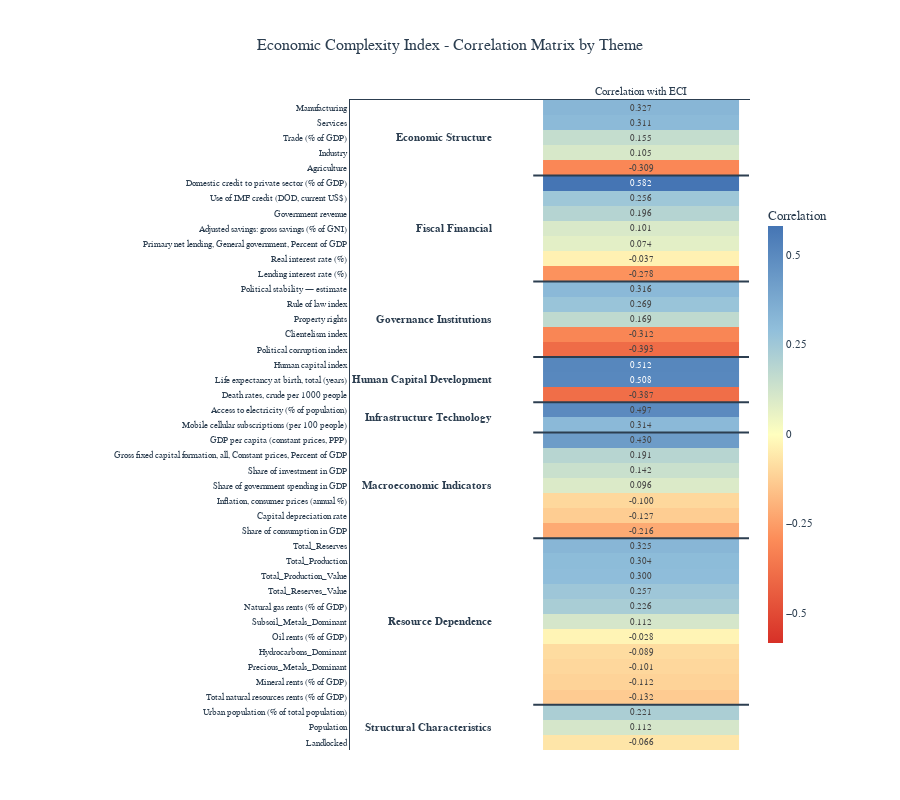

The cell this chart's notebook holds for it:
### Code cell
# Create the heatmap
fig, corr_data = create_eci_correlation_heatmap(high_resource_countries_df, variable_groups)
fig.show()

# Print summary statistics
print("\nCorrelation Summary by Theme:")
print(corr_data.groupby('Theme')['Correlation'].agg(['mean', 'min', 'max']).round(3))

print("\n\nTop 10 Positive Correlations with ECI:")
print(corr_data.nlargest(10, 'Correlation')[['Variable', 'Theme', 'Correlation']].to_string(index=False))

print("\n\nTop 10 Negative Correlations with ECI:")
print(corr_data.nsmallest(10, 'Correlation')[['Variable', 'Theme', 'Correlation']].to_string(index=False))

fig.write_html('C:/Users/emili/OneDrive/Documentos/LSE MPA DSPP/AT 2025/Capstone/Descriptive Statistics/eci_correlation_heatmap.html')

### Figure 1 — Plotly figure (JSON) as saved in the notebook; plotly's stock layout.template omitted (floating-point values rounded to 4 significant figures)
{"data": [{"colorbar": {"dtick": 0.25, "len": 0.7, "thickness": 15, "tick0": -1, "tickmode": "linear", "title": {"text": "Correlation"}}, "colorscale": [[0, "#D73027"], [0.25, "#FC8D59"], [0.5, "#FFFFBF"], [0.75, "#91BFDB"], [1, "#4575B4"]], "hovertemplate": "<b>%{y}</b><br>Correlation: %{z:.3f}<extra></extra>", "text": [[0.3271], [0.3113], [0.155], [0.1054], [-0.3093], [0.5816], [0.2557], [0.1964], [0.1009], [0.0741], [-0.03688], [-0.278], [0.3156], [0.2686], [0.1687], [-0.3119], [-0.3933], [0.5123], [0.5076], [-0.3873], [0.4973], [0.3135], [0.4299], [0.1914], [0.1417], [0.09621], [-0.09957], [-0.1271], [-0.2156], [0.3255], [0.3044], [0.3003], [0.2574], [0.2264], [0.1119], [-0.02768], [-0.08943], [-0.1009], [-0.1121], [-0.1322], [0.221], [0.1118], [-0.06576]], "textfont": {"size": 9}, "texttemplate": "%{text:.3f}", "type": "heatmap", "x": ["Correlation with ECI"], "y": ["Manufacturing", "Services", "Trade (% of GDP)", "Industry", "Agriculture", "Domestic credit to private sector (% of GDP)", "Use of IMF credit (DOD, current US$)", "Government revenue", "Adjusted savings: gross savings (% of GNI)", "Primary net lending, General government, Percent of GDP", "Real interest rate (%)", "Lending interest rate (%)", "Political stability — estimate", "Rule of law index", "Property rights", "Clientelism index", "Political corruption index", "Human capital index", "Life expectancy at birth, total (years)", "Death rates, crude per 1000 people", "Access to electricity (% of population)", "Mobile cellular subscriptions (per 100 people)", "GDP per capita (constant prices, PPP)", "Gross fixed capital formation, all, Constant prices, Percent of GDP", "Share of investment in GDP", "Share of government spending in GDP", "Inflation, consumer prices (annual %)", "Capital depreciation rate", "Share of consumption in GDP", "Total_Reserves", "Total_Production", "Total_Production_Value", "Total_Reserves_Value", "Natural gas rents (% of GDP)", "Subsoil_Metals_Dominant", "Oil rents (% of GDP)", "Hydrocarbons_Dominant", "Precious_Metals_Dominant", "Mineral rents (% of GDP)", "Total natural resources rents (% of GDP)", "Urban population (% of total population)", "Population", "Landlocked"], "z": [[0.3271], [0.3113], [0.155], [0.1054], [-0.3093], [0.5816], [0.2557], [0.1964], [0.1009], [0.0741], [-0.03688], [-0.278], [0.3156], [0.2686], [0.1687], [-0.3119], [-0.3933], [0.5123], [0.5076], [-0.3873], [0.4973], [0.3135], [0.4299], [0.1914], [0.1417], [0.09621], [-0.09957], [-0.1271], [-0.2156], [0.3255], [0.3044], [0.3003], [0.2574], [0.2264], [0.1119], [-0.02768], [-0.08943], [-0.1009], [-0.1121], [-0.1322], [0.221], [0.1118], [-0.06576]], "zmid": 0}], "layout": {"annotations": [{"font": {"color": "#2C3E50", "family": "Arial, sans-serif", "size": 11}, "showarrow": false, "text": "<b>Economic Structure</b>", "textangle": 0, "x": -0.75, "xanchor": "right", "xref": "x", "y": 2, "yanchor": "middle", "yref": "y"}, {"font": {"color": "#2C3E50", "family": "Arial, sans-serif", "size": 11}, "showarrow": false, "text": "<b>Fiscal Financial</b>", "textangle": 0, "x": -0.75, "xanchor": "right", "xref": "x", "y": 8, "yanchor": "middle", "yref": "y"}, {"font": {"color": "#2C3E50", "family": "Arial, sans-serif", "size": 11}, "showarrow": false, "text": "<b>Governance Institutions</b>", "textangle": 0, "x": -0.75, "xanchor": "right", "xref": "x", "y": 14, "yanchor": "middle", "yref": "y"}, {"font": {"color": "#2C3E50", "family": "Arial, sans-serif", "size": 11}, "showarrow": false, "text": "<b>Human Capital Development</b>", "textangle": 0, "x": -0.75, "xanchor": "right", "xref": "x", "y": 18, "yanchor": "middle", "yref": "y"}, {"font": {"color": "#2C3E50", "family": "Arial, sans-serif", "size": 11}, "showarrow": false, "text": "<b>Infrastructure Technology</b>", "textangle": 0, "x": -0.75, "xanchor": "right", "xref": "x", "y": 20.5, "yanchor": "middle", "yref": "y"}, {"font": {"color": "#2C3E50", "family": "Arial, sans-serif", "size": 11}, "showarrow": false, "text": "<b>Macroeconomic Indicators</b>", "textangle": 0, "x": -0.75, "xanchor": "right", "xref": "x", "y": 25, "yanchor": "middle", "yref": "y"}, {"font": {"color": "#2C3E50", "family": "Arial, sans-serif", "size": 11}, "showarrow": false, "text": "<b>Resource Dependence</b>", "textangle": 0, "x": -0.75, "xanchor": "right", "xref": "x", "y": 34, "yanchor": "middle", "yref": "y"}, {"font": {"color": "#2C3E50", "family": "Arial, sans-serif", "size": 11}, "showarrow": false, "text": "<b>Structural Characteristics</b>", "textangle": 0, "x": -0.75, "xanchor": "right", "xref": "x", "y": 41, "yanchor": "middle", "yref": "y"}], "font": {"color": "#2C3E50", "family": "Arial, sans-serif", "size": 11}, "height": 800, "margin": {"b": 50, "l": 350, "r": 150, "t": 100}, "paper_bgcolor": "white", "plot_bgcolor": "white", "shapes": [{"line": {"color": "#2C3E50", "width": 2}, "type": "line", "x0": -0.55, "x1": 0.55, "xref": "x", "y0": 4.5, "y1": 4.5, "yref": "y"}, {"line": {"color": "#2C3E50", "width": 2}, "type": "line", "x0": -0.55, "x1": 0.55, "xref": "x", "y0": 11.5, "y1": 11.5, "yref": "y"}, {"line": {"color": "#2C3E50", "width": 2}, "type": "line", "x0": -0.55, "x1": 0.55, "xref": "x", "y0": 16.5, "y1": 16.5, "yref": "y"}, {"line": {"color": "#2C3E50", "width": 2}, "type": "line", "x0": -0.55, "x1": 0.55, "xref": "x", "y0": 19.5, "y1": 19.5, "yref": "y"}, {"line": {"color": "#2C3E50", "width": 2}, "type": "line", "x0": -0.55, "x1": 0.55, "xref": "x", "y0": 21.5, "y1": 21.5, "yref": "y"}, {"line": {"color": "#2C3E50", "width": 2}, "type": "line", "x0": -0.55, "x1": 0.55, "xref": "x", "y0": 28.5, "y1": 28.5, "yref": "y"}, {"line": {"color": "#2C3E50", "width": 2}, "type": "line", "x0": -0.55, "x1": 0.55, "xref": "x", "y0": 39.5, "y1": 39.5, "yref": "y"}], "title": {"font": {"color": "#2C3E50", "family": "Arial, sans-serif", "size": 16}, "text": "Economic Complexity Index - Correlation Matrix by Theme", "x": 0.5, "xanchor": "center"}, "width": 900, "xaxis": {"linecolor": "#2C3E50", "linewidth": 1, "showgrid": false, "showline": true, "side": "top"}, "yaxis": {"autorange": "reversed", "linecolor": "#2C3E50", "linewidth": 1, "showgrid": false, "showline": true, "tickfont": {"size": 9}}}}
